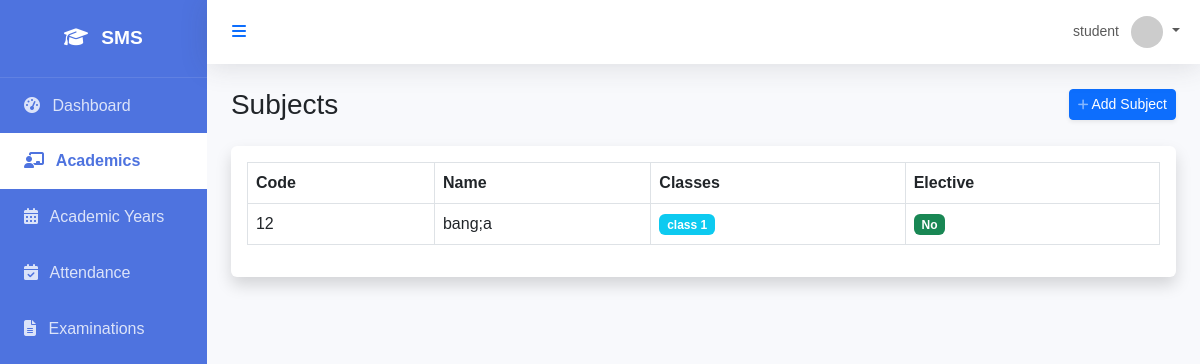
The app's page /academics/subjects/ (signed in), older data.
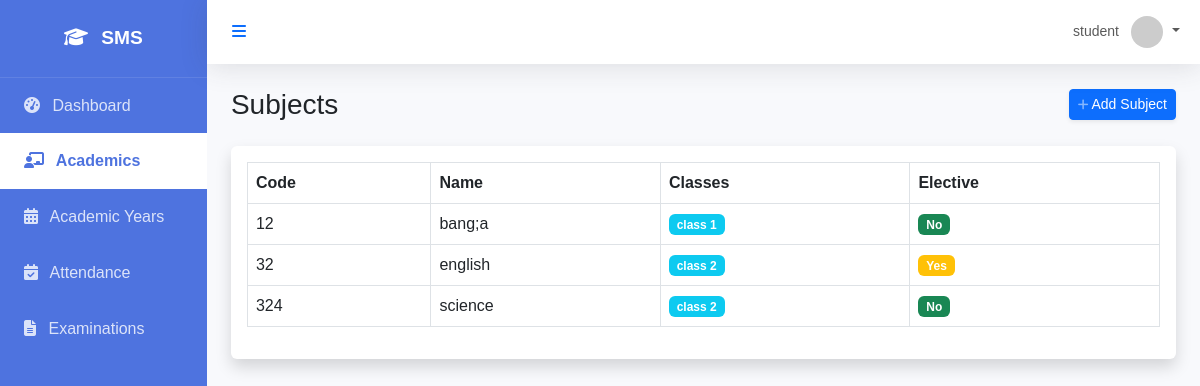
The same page, newer data.
### academics/models.py (models this page shows, shortened)
class Subject(models.Model):
    name = models.CharField(max_length=100)
    code = models.CharField(max_length=20, unique=True)
    classes = models.ManyToManyField(Class, related_name='subjects')
    is_elective = models.BooleanField(default=False)

class Class(models.Model):
    name = models.CharField(max_length=50) # e.g. Class 1, Grade 10
    numeric_value = models.IntegerField(unique=True) # For sorting
    class Meta:
        verbose_name_plural = "Classes"
        ordering = ['numeric_value']

### academics/views.py (the view)
# urls.py: path('subjects/', subject_list, name='subject_list'),
@login_required
def subject_list(request):
    subjects = Subject.objects.all()
    return render(request, 'academics/subject_list.html', {'subjects': subjects})

### templates/academics/subject_list.html (shortened to what this page needs)
{% extends 'base.html' %}
{% block content %}
<div class="d-sm-flex align-items-center justify-content-between mb-4">
    <h1 class="h3 mb-0 text-gray-800">Subjects</h1>
    <a href="{% url 'subject_create' %}" class="d-none d-sm-inline-block btn btn-sm btn-primary shadow-sm">
         Add Subject
    </a>
</div>
<div class="card shadow mb-4" x-data="{ show: true }" x-show="show" x-transition:enter="transition ease-out duration-300" x-transition:enter-start="opacity-0 transform scale-90" x-transition:enter-end="opacity-100 transform scale-100">
    <div class="card-body">
        <div class="table-responsive">
            <table class="table table-bordered" width="100%" cellspacing="0">
                <thead>
                    <tr>
                        <th>Code</th>
                        <th>Name</th>
                        <th>Classes</th>
                        <th>Elective</th>
                    </tr>
                </thead>
                <tbody>
                    {% for subject in subjects %}
                    <tr>
                        <td>{{ subject.code }}</td>
                        <td>{{ subject.name }}</td>
                        <td>
                            {% for class in subject.classes.all %}
                                <span class="badge bg-info">{{ class.name }}</span>
                            {% endfor %}
                        </td>
                        <td>
                            {% if subject.is_elective %}
                                <span class="badge bg-warning">Yes</span>
                            {% else %}
                                <span class="badge bg-success">No</span>
                            {% endif %}
                        </td>
                    </tr>
                    {% empty %}
                    <tr>
                        <td colspan="4" class="text-center">No subjects found.</td>
                    </tr>
                    {% endfor %}
                </tbody>
            </table>
        </div>
    </div>
</div>
{% endblock %}

Row changes from the older to the newer data that the page shows:
added Subject: code "32", name "english", is_elective "Yes"
added Class: name "class 2"
added Subject: code "324", name "science", is_elective "No"
